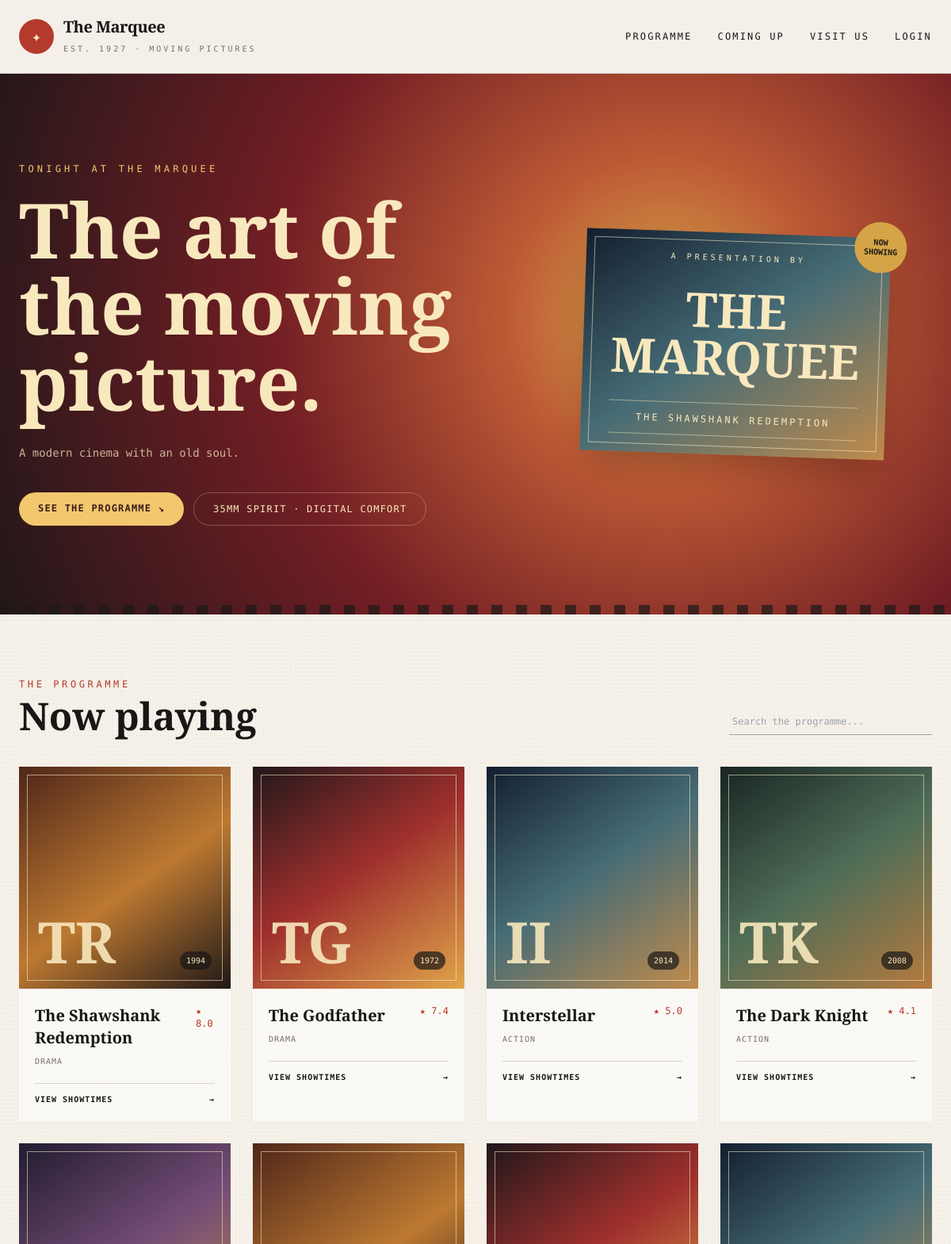
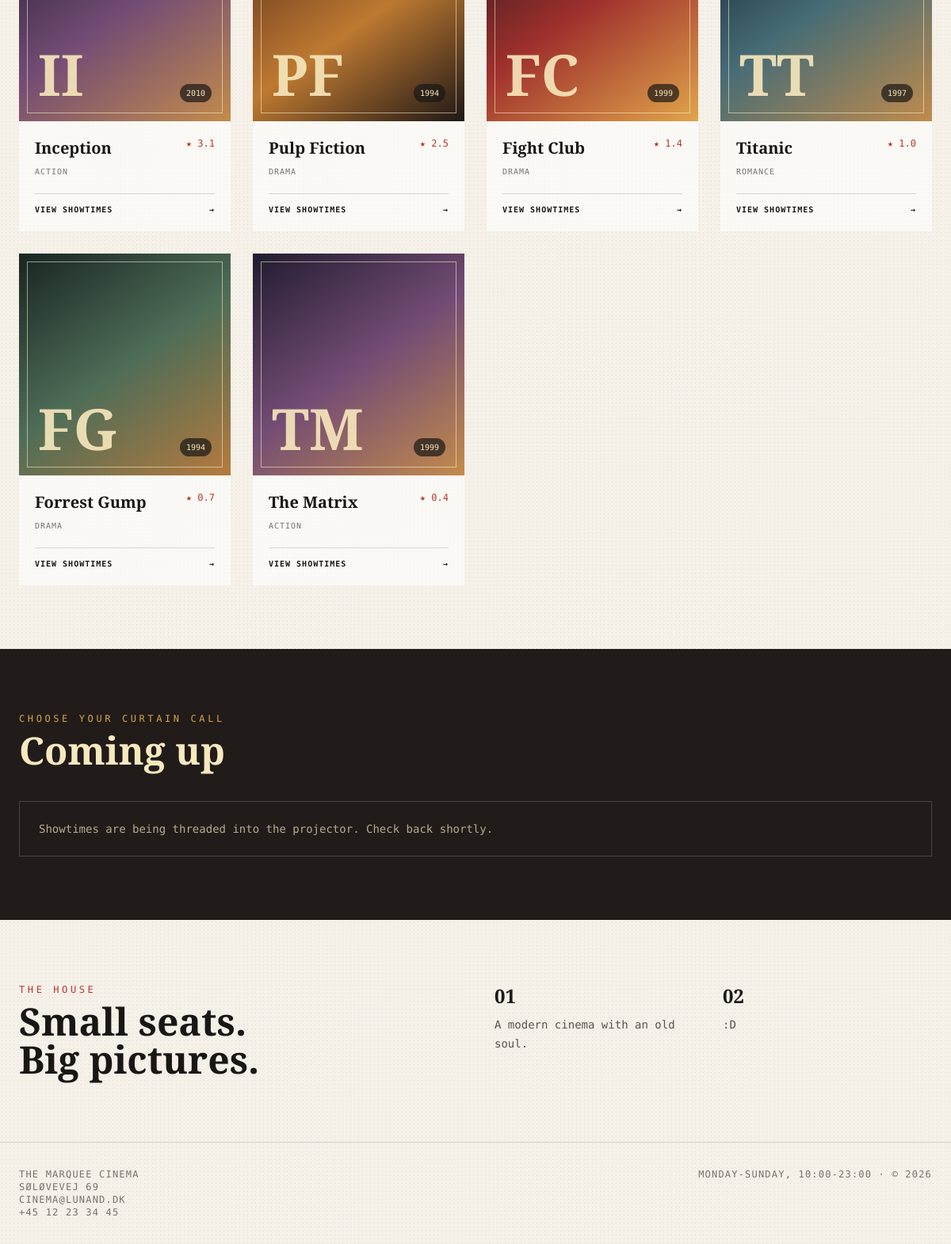
The page / on the database its author committed (2 pictures, top to bottom).
### tables this page shows
CREATE TABLE `movies` (
   movieID INT not null auto_increment primary key,
   title VARCHAR(255),
   release_date DATE,
   rating DECIMAL (3,1)
);

### www/lib/HomepageService.php (called while the page is built, shortened)
<?php
final class HomepageService
{
    public function load(): array
    {
        $movies = $this->pdo->query(
            "SELECT m.movieID, m.title, YEAR(m.release_date) AS release_year, m.rating,
                    GROUP_CONCAT(DISTINCT g.genreName ORDER BY g.genreName SEPARATOR ', ') AS genres,
                    COUNT(DISTINCT st.showtimeID) AS screenings
             FROM movies m
             LEFT JOIN movieGenreRelation mgr ON mgr.movieID = m.movieID
             LEFT JOIN genre g ON g.genreID = mgr.genreID
             LEFT JOIN showtimes st ON st.movieID = m.movieID
             GROUP BY m.movieID, m.title, m.release_date, m.rating
             ORDER BY m.rating DESC, m.title ASC"
        )->fetchAll();
        $showtimes = $this->pdo->query(
            "SELECT st.showtimeID, st.movieID, st.starts_at, st.price, t.name AS theater
             FROM showtimes st
             JOIN theaters t ON t.theaterID = st.theaterID
             WHERE st.starts_at >= NOW()
             ORDER BY st.starts_at ASC
             LIMIT 12"
        )->fetchAll();
        $theaters = $this->pdo->query(
            "SELECT name, seat_rows * seats_per_row AS seats
             FROM theaters
             ORDER BY theaterID"
        )->fetchAll();
        $settings = [];
        foreach ($this->pdo->query('SELECT setting_key, setting_value FROM site_settings') as $setting) {
            $settings[$setting['setting_key']] = $setting['setting_value'];
        }
        $news = $this->pdo->query(
            'SELECT title, body, published_at, image_path FROM news WHERE is_published = 1 ORDER BY published_at DESC LIMIT 3'
        )->fetchAll();
        $featuredStatement = $this->pdo->query(
            "SELECT st.showtimeID, st.starts_at, m.title, t.name AS theater
             FROM showtimes st
             JOIN movies m ON m.movieID = st.movieID
             JOIN theaters t ON t.theaterID = st.theaterID
             WHERE st.is_featured = 1 AND st.starts_at >= NOW()
             ORDER BY st.starts_at ASC
             LIMIT 1"
        );
        return [
            'movies' => $movies,
            'showtimes' => $showtimes,
            'theaters' => $theaters,
            'settings' => $settings,
            'news' => $news,
            'featured_showtime' => $featuredStatement->fetch() ?: null,
        ];
    }
}

### www/index.php (the view, shortened to what this page needs)
<?php
require_once __DIR__ . '/lib/HomepageService.php';
$homepage = [
    'movies' => [],
    'showtimes' => [],
    'theaters' => [],
    'settings' => [],
    'news' => [],
    'featured_showtime' => null,
];
try {
    $pdo = require __DIR__ . '/database.php';
    $homepage = (new HomepageService($pdo))->load();
} catch (PDOException $exception) {
    $databaseError = 'The projector is warming up. Showing the house programme while we reconnect.';
}
$movies = $homepage['movies'];
$showtimes = $homepage['showtimes'];
$settings = $homepage['settings'];
$featuredShowtime = $homepage['featured_showtime'];
$featured = $movies[0] ?? ['title' => 'The Marquee'];
$movieTitles = [];
foreach ($movies as $movie) {
    $movieTitles[(int) $movie['movieID']] = $movie['title'];
}
$e = static fn ($value): string => htmlspecialchars((string) $value, ENT_QUOTES, 'UTF-8');
$posterClasses = ['poster-amber', 'poster-red', 'poster-blue', 'poster-green', 'poster-violet'];
$initials = static function (string $title): string {
    $words = preg_split('/\s+/', trim($title));
    return strtoupper(substr($words[0] ?? '', 0, 1) . substr($words[count($words) - 1] ?? '', 0, 1));
};
?>
<!doctype html>
<html lang="en">
<head>
    <script src="https://cdn.tailwindcss.com"></script>
    <link rel="stylesheet" href="assets/css/marquee.css">
</head>
<body class="grain">
<header class="border-b border-stone-900/15 bg-[#f5f0e8]/95">
    <div class="mx-auto flex max-w-7xl items-center justify-between px-6 py-5">
        <a href="/" class="flex items-center gap-3">
            <span class="flex h-11 w-11 items-center justify-center rounded-full bg-[#b43a2d] text-xl text-[#f8e8bd]">✦</span>
            <span><strong class="serif block text-xl tracking-tight">The Marquee</strong><small class="text-[10px] uppercase tracking-[.3em] text-stone-500">Est. 1927 · Moving pictures</small></span>
        </a>
        <nav class="hidden items-center gap-8 text-xs uppercase tracking-[.18em] md:flex">
            <a href="#programme" class="hover:text-[#b43a2d]">Programme</a>
            <a href="#showtimes" class="hover:text-[#b43a2d]">Coming up</a>
            <a href="#visit" class="hover:text-[#b43a2d]">Visit us</a>
            <a href="<?= !empty($_SESSION['user_id']) ? 'bookings.php' : 'login.php' ?>" class="hover:text-[#b43a2d]"><?= !empty($_SESSION['user_id']) ? 'My bookings' : 'Login' ?></a>
        </nav>
    </div>
</header>
<main>
    <section class="hero-glow relative overflow-hidden text-[#f8e8bd]">
        <div class="mx-auto grid max-w-7xl items-center gap-12 px-6 py-20 md:grid-cols-[1.1fr_.9fr] md:py-28">
            <div class="relative z-10">
                <p class="mb-5 text-xs uppercase tracking-[.35em] text-[#f3c76d]">Tonight at The Marquee</p>
                <h1 class="serif max-w-2xl text-6xl font-bold leading-[.93] md:text-8xl">The art of the moving picture.</h1>
                <p class="mt-7 max-w-lg text-sm leading-7 text-[#f8e8bd]/75"><?= nl2br($e($settings['company_description'] ?? 'A modern cinema with an old soul. Find your next great picture, settle into velvet, and let the house lights go down.')) ?></p>
                <div class="mt-9 flex flex-wrap gap-3">
                    <a href="#programme" class="rounded-full bg-[#f3c76d] px-6 py-3 text-xs font-bold uppercase tracking-widest text-[#381b18]">See the programme ↘</a>
                    <span class="rounded-full border border-[#f8e8bd]/30 px-6 py-3 text-xs uppercase tracking-widest">35mm spirit · Digital comfort</span>
                </div>
            </div>
            <div class="relative mx-auto w-full max-w-sm rotate-2">
                <div class="poster poster-blue flex items-center justify-center shadow-2xl">
                    <div class="relative z-10 px-8 text-center text-[#f8e8bd]">
                        <p class="text-[10px] uppercase tracking-[.4em]">A presentation by</p>
                        <p class="serif my-7 text-6xl font-bold leading-none">THE<br>MARQUEE</p>
                        <p class="border-y border-[#f8e8bd]/50 py-3 text-xs uppercase tracking-[.25em]"><?= $e($featuredShowtime['title'] ?? $featured['title']) ?></p>
                    </div>
                </div>
                <span class="absolute -right-5 -top-5 rounded-full bg-[#d5a447] px-3 py-5 text-center text-[10px] font-bold uppercase leading-3 text-stone-900">Now<br>showing</span>
            </div>
        </div>
        <div class="filmstrip absolute bottom-0 left-0 h-3 w-full opacity-70"></div>
    </section>
    <section id="programme" class="mx-auto max-w-7xl px-6 py-20">
        <div class="mb-10 flex flex-col justify-between gap-5 sm:flex-row sm:items-end">
            <div><p class="mb-2 text-xs uppercase tracking-[.3em] text-[#b43a2d]">The programme</p><h2 class="serif text-5xl font-bold">Now playing</h2></div>
            <label class="relative"><span class="sr-only">Search films</span><input id="search" type="search" placeholder="Search the programme..." class="w-full rounded-none border-0 border-b border-stone-400 bg-transparent py-2 pl-1 pr-8 text-xs outline-none focus:border-[#b43a2d] sm:w-64"></label>
        </div>
        <div id="movie-grid" class="grid gap-7 sm:grid-cols-2 lg:grid-cols-4">
            <?php foreach ($movies as $index => $movie): ?>
                <article class="movie-card lift overflow-hidden bg-white/60" data-title="<?= $e(strtolower($movie['title'])) ?>" data-genre="<?= $e(strtolower($movie['genres'] ?? '')) ?>">
                    <div class="poster <?= $posterClasses[$index % count($posterClasses)] ?> flex items-end justify-between p-6 text-[#f8e8bd]">
                        <span class="relative z-10 serif text-7xl font-bold opacity-90"><?= $e($initials($movie['title'])) ?></span>
                        <span class="relative z-10 rounded-full bg-[#191716]/70 px-2 py-1 text-[10px]"><?= $e($movie['release_year']) ?></span>
                    </div>
                    <div class="p-5">
                        <div class="mb-2 flex items-start justify-between gap-3"><h3 class="serif text-xl font-bold"><?= $e($movie['title']) ?></h3><span class="text-xs text-[#b43a2d]">★ <?= $e($movie['rating']) ?></span></div>
                        <p class="mb-5 text-[10px] uppercase tracking-widest text-stone-500"><?= $e($movie['genres'] ?: 'Feature presentation') ?></p>
                        <a href="movie.php?id=<?= (int) $movie['movieID'] ?>" class="block border-t border-stone-300 pt-3 text-[10px] font-bold uppercase tracking-widest hover:text-[#b43a2d]">View showtimes <span class="float-right">→</span></a>
                    </div>
                </article>
            <?php endforeach; ?>
        </div>
    </section>
    <section id="showtimes" class="bg-[#211b1a] text-[#f8e8bd]">
        <div class="mx-auto max-w-7xl px-6 py-20">
            <div class="mb-10"><p class="mb-2 text-xs uppercase tracking-[.3em] text-[#d5a447]">Choose your curtain call</p><h2 class="serif text-5xl font-bold">Coming up</h2></div>
            <?php if ($showtimes): ?>
                <div class="grid gap-3 md:grid-cols-2 lg:grid-cols-3">
                    <?php foreach ($showtimes as $showtime): ?>
                        <a href="booking.php?showtime_id=<?= (int) $showtime['showtimeID'] ?>" class="group flex items-center justify-between border border-[#f8e8bd]/20 p-5 hover:border-[#d5a447]">
                            <span><strong class="serif block text-lg"><?= $e($movieTitles[(int) $showtime['movieID']] ?? 'Feature presentation') ?></strong><small class="mt-1 block text-[10px] uppercase tracking-widest text-[#f8e8bd]/55"><?= $e($showtime['theater']) ?> · <?= date('D, M j · g:i A', strtotime($showtime['starts_at'])) ?></small></span>
                            <span class="text-sm text-[#d5a447]">$<?= $e($showtime['price']) ?> <span class="ml-2 transition group-hover:ml-3">→</span></span>
                        </a>
                    <?php endforeach; ?>
                </div>
            <?php else: ?>
                <p class="border border-[#f8e8bd]/20 p-6 text-sm text-[#f8e8bd]/70">Showtimes are being threaded into the projector. Check back shortly.</p>
            <?php endif; ?>
        </div>
    </section>
    <section id="about" class="mx-auto grid max-w-7xl gap-12 px-6 py-20 md:grid-cols-2">
        <div><p class="mb-2 text-xs uppercase tracking-[.3em] text-[#b43a2d]">The house</p><h2 class="serif text-5xl font-bold">Small seats.<br>Big pictures.</h2></div>
        <div class="grid grid-cols-2 gap-6 text-sm leading-6 text-stone-600">
            <div><strong class="serif mb-2 block text-2xl text-stone-900">01</strong><?= nl2br($e($settings['company_description'] ?? 'Curated films, comfortable rooms, and the kind of service that makes an evening of it.')) ?></div>
            <div><strong class="serif mb-2 block text-2xl text-stone-900">02</strong>:D</div>
        </div>
    </section>
</main>
<footer id="visit" class="border-t border-stone-900/15 px-6 py-8 text-xs uppercase tracking-widest text-stone-500">
    <div class="mx-auto flex max-w-7xl flex-col justify-between gap-3 sm:flex-row"><span><?= nl2br($e($settings['contact_information'] ?? 'The Marquee Cinema · 14 Picturehouse Lane')) ?></span><span><?= nl2br($e($settings['opening_hours'] ?? 'Doors open 30 minutes before showtime')) ?> · © <?= date('Y') ?></span></div>
</footer>
</body>
</html>

### www/assets/css/marquee.css (style rules this page uses)
:root { --ink: #191716; --paper: #f5f0e8; --red: #b43a2d; --gold: #d5a447; }
body { background: var(--paper); color: var(--ink); font-family: 'DM Mono', monospace; }
.serif { font-family: 'Playfair Display', serif; }
.grain { background-image: radial-gradient(rgba(25, 23, 22, .09) .7px, transparent .7px); background-size: 5px 5px; }
.hero-glow { background: radial-gradient(circle at 70% 45%, #d6a749 0, #bd5a35 22%, #721e24 54%, #211719 100%); }
.poster { min-height: 280px; position: relative; overflow: hidden; }
.poster:after { content: ''; position: absolute; inset: 10px; border: 1px solid rgba(255, 244, 206, .55); pointer-events: none; }
.poster-amber { background: linear-gradient(145deg, #4f2619, #bd7931 54%, #201817); }
.poster-red { background: linear-gradient(145deg, #21171a, #9f302d 48%, #e0a54a); }
.poster-blue { background: linear-gradient(145deg, #131e2f, #466c76 48%, #c18b4b); }
.poster-green { background: linear-gradient(145deg, #192522, #4e6d57 50%, #b67a3e); }
.poster-violet { background: linear-gradient(145deg, #211c30, #734c75 50%, #c38b4b); }
.filmstrip { background: repeating-linear-gradient(90deg, #1c1917 0, #1c1917 14px, transparent 14px, transparent 31px); }
.lift { transition: transform .2s ease, box-shadow .2s ease; }

### rows shown on the page
movies: title "THE SHAWSHANK REDEMPTION", title "TR", release_year "1994", title "The Shawshank Redemption", rating "8.0", genres "DRAMA"
movies: title "TG", release_year "1972", title "The Godfather", rating "7.4", genres "DRAMA"
movies: title "II", release_year "2014", title "Interstellar", rating "5.0", genres "ACTION"
movies: title "TK", release_year "2008", title "The Dark Knight", rating "4.1", genres "ACTION"
movies: title "II", release_year "2010", title "Inception", rating "3.1", genres "ACTION"
movies: title "PF", release_year "1994", title "Pulp Fiction", rating "2.5", genres "DRAMA"
movies: title "FC", release_year "1999", title "Fight Club", rating "1.4", genres "DRAMA"
movies: title "TT", release_year "1997", title "Titanic", rating "1.0", genres "ROMANCE"
movies: title "FG", release_year "1994", title "Forrest Gump", rating "0.7", genres "DRAMA"
movies: title "TM", release_year "1999", title "The Matrix", rating "0.4", genres "ACTION"
